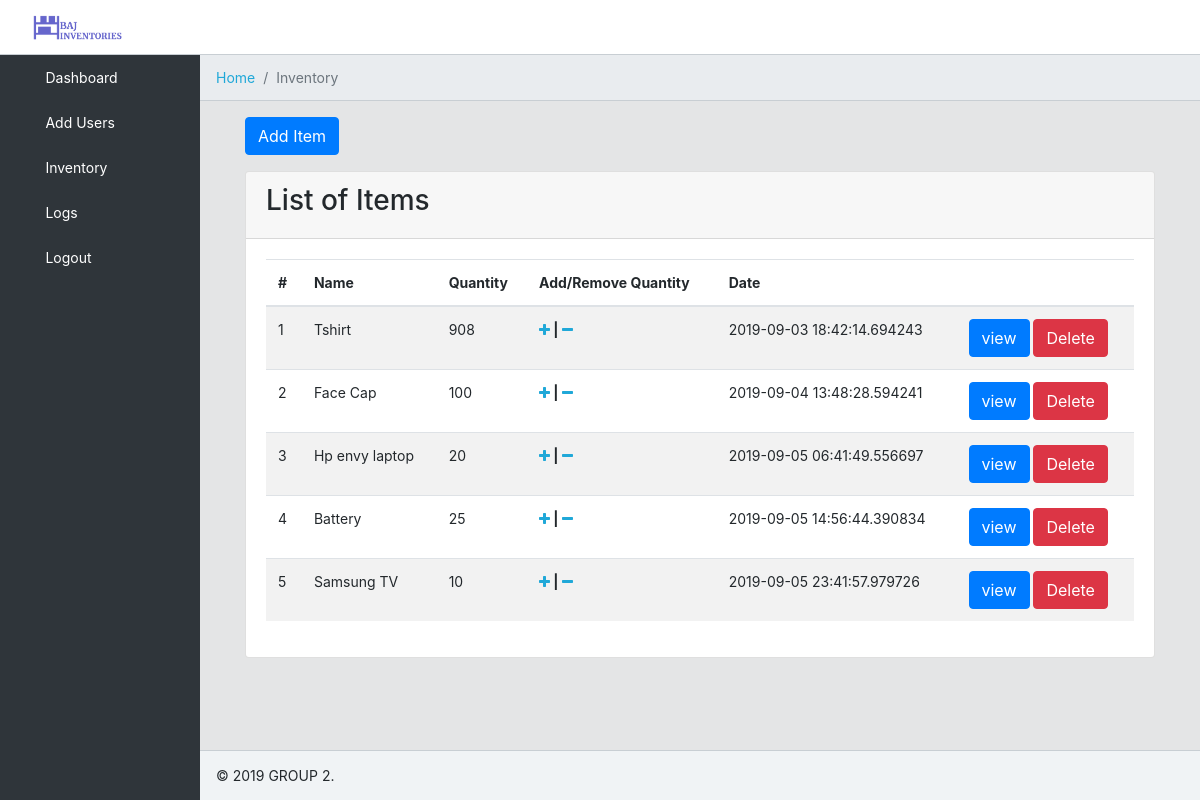
Before: /inventory (signed in) with the older database file.
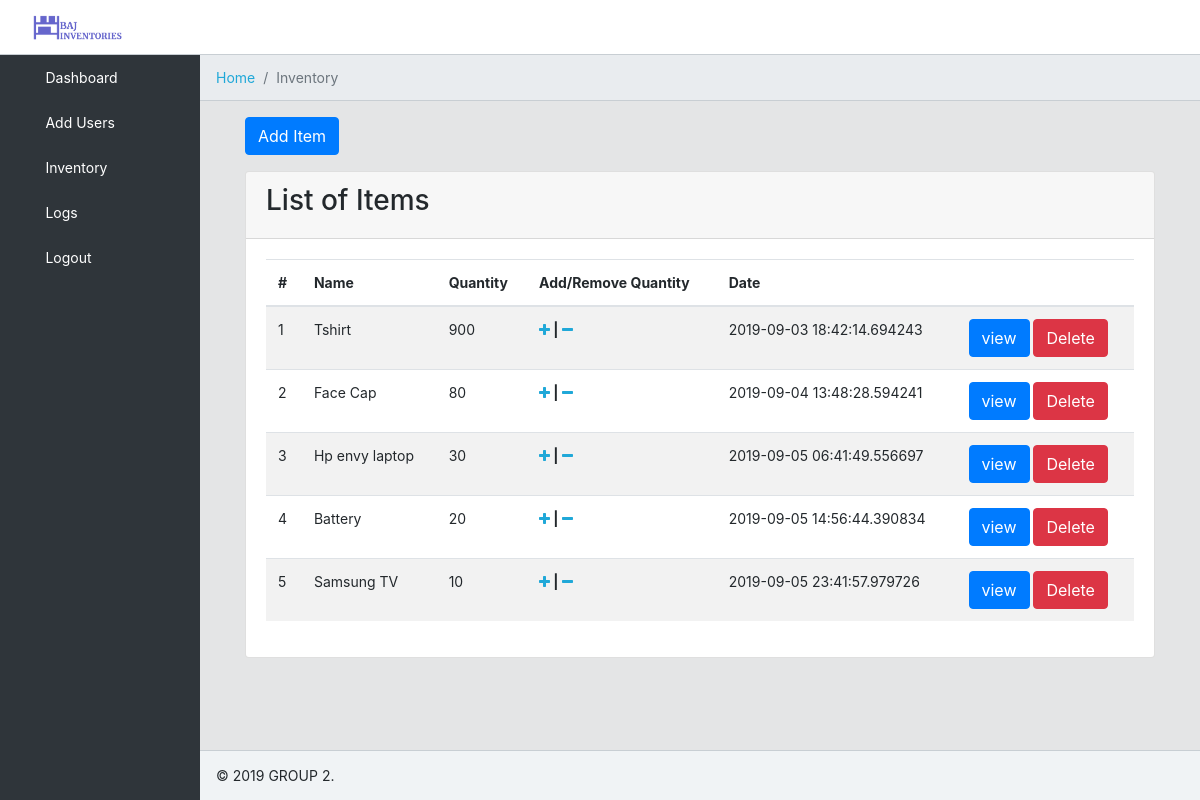
After: the same page with the newer database file.
### tables this page shows
CREATE TABLE "items" (
	"id"	INTEGER NOT NULL PRIMARY KEY AUTOINCREMENT UNIQUE,
	"name"	TEXT NOT NULL UNIQUE,
	"quantity"	INTEGER NOT NULL,
	"thumbnail"	TEXT NOT NULL,
	"date"	TEXT NOT NULL,
	"user_id"	INTEGER NOT NULL
);

### application.py (the view)
@app.route("/inventory", methods=["GET", "POST"])
@login_required
def inventory():
    if request.method == "POST":
        itemName = request.form.get('name')
        quantity = request.form.get('quantity')
        thumbnail = request.form.get('thumbnail')
        user_id = session["user_id"]
        date  = str(datetime.now())
        sql = "INSERT INTO items (name, quantity, thumbnail, date, user_id) VALUES ('%s', %s, '%s', '%s', %s)" %(itemName, quantity, thumbnail, date, user_id)
        row = db.execute(sql)
        print(row)
        if row:
            message = "Item Created with %s stocks" %(quantity)
            item_log(message, row)
            return redirect("/inventory")
        else:
            return redirect("/")
    else:
        sql = "SELECT * FROM items"
        items = db.execute(sql)
        print(items)
        return render_template("inventory.html", items=items)

### application.py (called while the page is built)
@app.after_request
def after_request(response):
    response.headers["Cache-Control"] = "no-cache, no-store, must-revalidate"
    response.headers["Expires"] = 0
    response.headers["Pragma"] = "no-cache"
    return response

### helper.py (called while the page is built)
def login_required(f):
    @wraps(f)
    def decorated_function(*args, **kwargs):
        if session.get("user_id") is None:
            return redirect("/")
        return f(*args, **kwargs)
    return decorated_function

### templates/inventory.html (shortened to what this page needs)
{% extends "layout.html" %}
{% block breadcrumb %}
<li class="breadcrumb-item">
    <a href="/">Home</a>
  </li>
  <li class="breadcrumb-item active">Inventory</li>
{% endblock %}
{% block main %}
<div class="container-fluid">
    <div class="row">
        <button type="button" class="btn btn-primary" data-toggle="modal" data-target="#exampleModalLong">
            Add Item
        </button>
    </div>
    <div class="row d-flex justify-content-center h-100">
        <div class="card">
            <div class="card-header">
               <h3>List of Items</h3>
            </div>
            <div class="card-body">
                <div class="table-responsive-md">
                    <table class="table table-striped">
                            <thead>
                                <tr>
                                    <th scope="col">#</th>
                                    <th scope="col">Name</th>
                                    <th scope="col">Quantity</th>
                                    <th scope="col">Add/Remove Quantity</th>
                                    <th scope="col">Date</th>
                                    <th scope="col"></th>
                                </tr>
                            </thead>
                            <tbody>
                                    {% for e in items %}
                                    <tr>
                                        <td>{{(items.index(e) + 1)}} </td>
                                        <td>{{e['name']}} </td>
                                        <td>{{e['quantity']}} </td>
                                        <td><strong><a href='#' name='{{e["id"]}}' class='plus' id='{{e["quantity"]}}'><i class="fa fa-plus" aria-hidden="true"></i></a> | <a href='#' name='{{e["id"]}}' class='minus' id='{{e["quantity"]}}'><i class="fa fa-minus" aria-hidden="true"></i></a> </strong> {% if e["quantity"] < 10 %} <span><img src="/static/caution.jpg" /></span> {% endif %}</td>
                                        <td>{{e['date']}} </td>
                                        <td><a href='view?id={{e["id"]}}' class='btn btn-xs btn-primary'>view</a> <a href='#' class='btn btn-xs btn-danger remove_item' name='{{e["id"]}}'>Delete</a></td>
                                    </tr>
                                    {% endfor %}
                            </tbody>
                    </table>
                </div>
            </div>
        </div>
    </div>
</div>
{% endblock %}

### templates/layout.html (shortened to what this page needs)
<!DOCTYPE html>
<html lang="en">
  <head>
    <link href="https://stackpath.bootstrapcdn.com/bootstrap/4.1.3/css/bootstrap.min.css" rel="stylesheet">
    <link href="https://cdnjs.cloudflare.com/ajax/libs/flag-icon-css/3.3.0/css/flag-icon.css" rel="stylesheet">
    <link href="https://stackpath.bootstrapcdn.com/font-awesome/4.7.0/css/font-awesome.min.css" rel="stylesheet">
    <link href="https://cdnjs.cloudflare.com/ajax/libs/simple-line-icons/2.4.1/css/simple-line-icons.css" rel="stylesheet">
    <link href="../static/style.css" rel="stylesheet">
  </head>
  <body class="app header-fixed sidebar-fixed aside-menu-fixed sidebar-lg-show">
    <header class="app-header navbar">
      <a class="navbar-brand" href="/">
        <img class="navbar-brand-full" src="/static/bajinventories.png" width="89" height="25" alt="Baj Inventory">
      </a>
    </header>
    <div class="app-body">
      <div class="sidebar">
        <nav class="sidebar-nav">
          <ul class="nav">
            <li class="nav-item">
              <a class="nav-link" href="index">
                 Dashboard
               </a>
            </li>
            <li class="nav-item">
              <a class="nav-link" href="users">
                 Add Users
               </a>
            </li>
            <li class="nav-item">
              <a class="nav-link" href="inventory">
                 Inventory
               </a>
            </li>
            <li class="nav-item">
                <a class="nav-link" href="history">
                   Logs
                 </a>
             </li>
             <li class="nav-item">
              <a class="nav-link" href="logout">
                 Logout
               </a>
           </li>
          </ul>
        </nav>
      </div>
      <main class="main">
        <ol class="breadcrumb">
          {% block breadcrumb %}{% endblock %}
        </ol>
        <div class="container-fluid">
          <div class="animated fadeIn">
            {% block main %}{% endblock %}
          </div>
        </div>
      </main>
    </div>
    <footer class="app-footer">
      <div>
        <span>&copy; 2019 GROUP 2.</span>
      </div>
    </footer>
  </body>
</html>

Changed rows visible on the page:
changed items "Tshirt": quantity "908" → "900"
changed items "Face Cap": quantity "100" → "80"
changed items "Hp envy laptop": quantity "20" → "30"
changed items "Battery": quantity "25" → "20"
